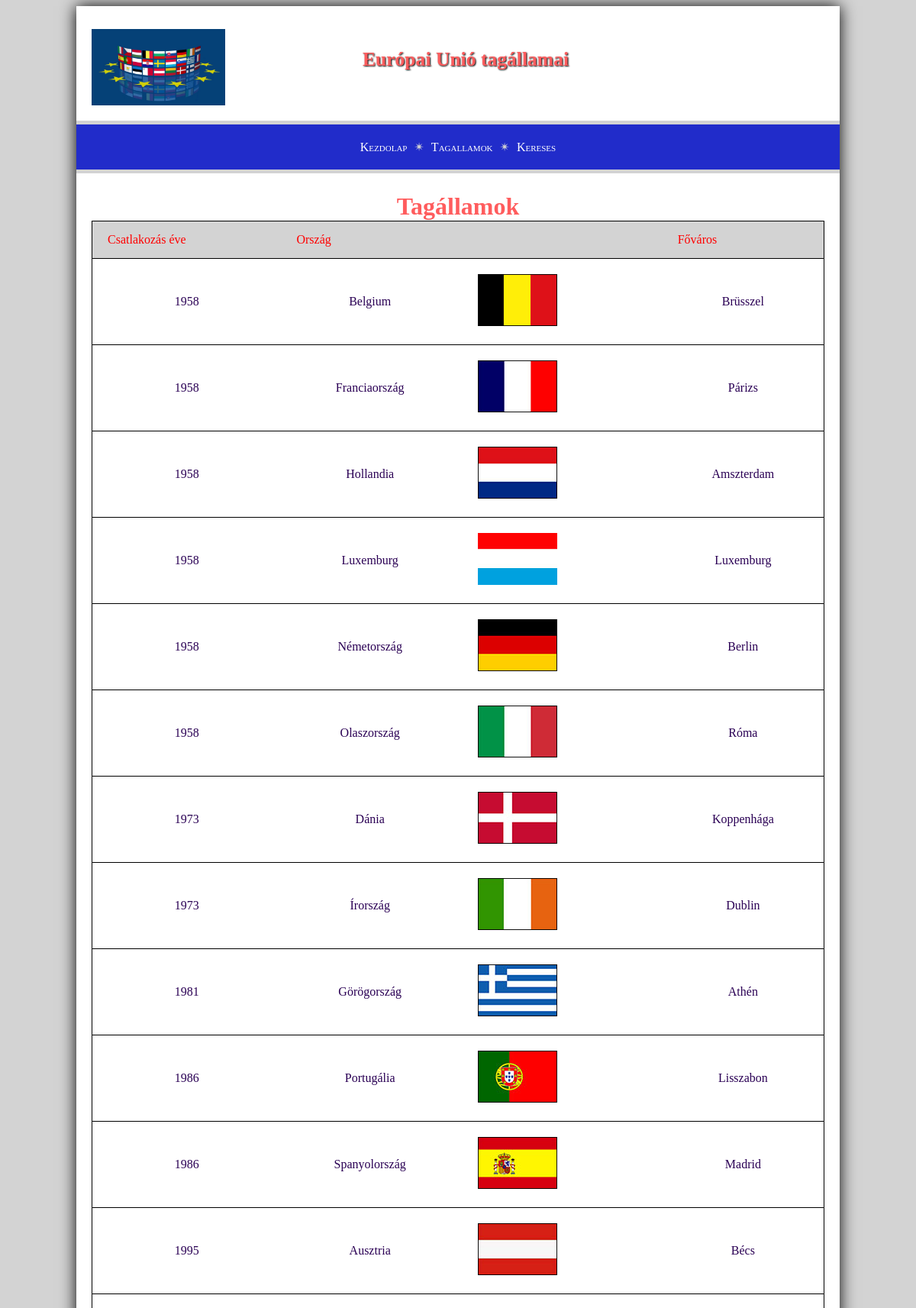
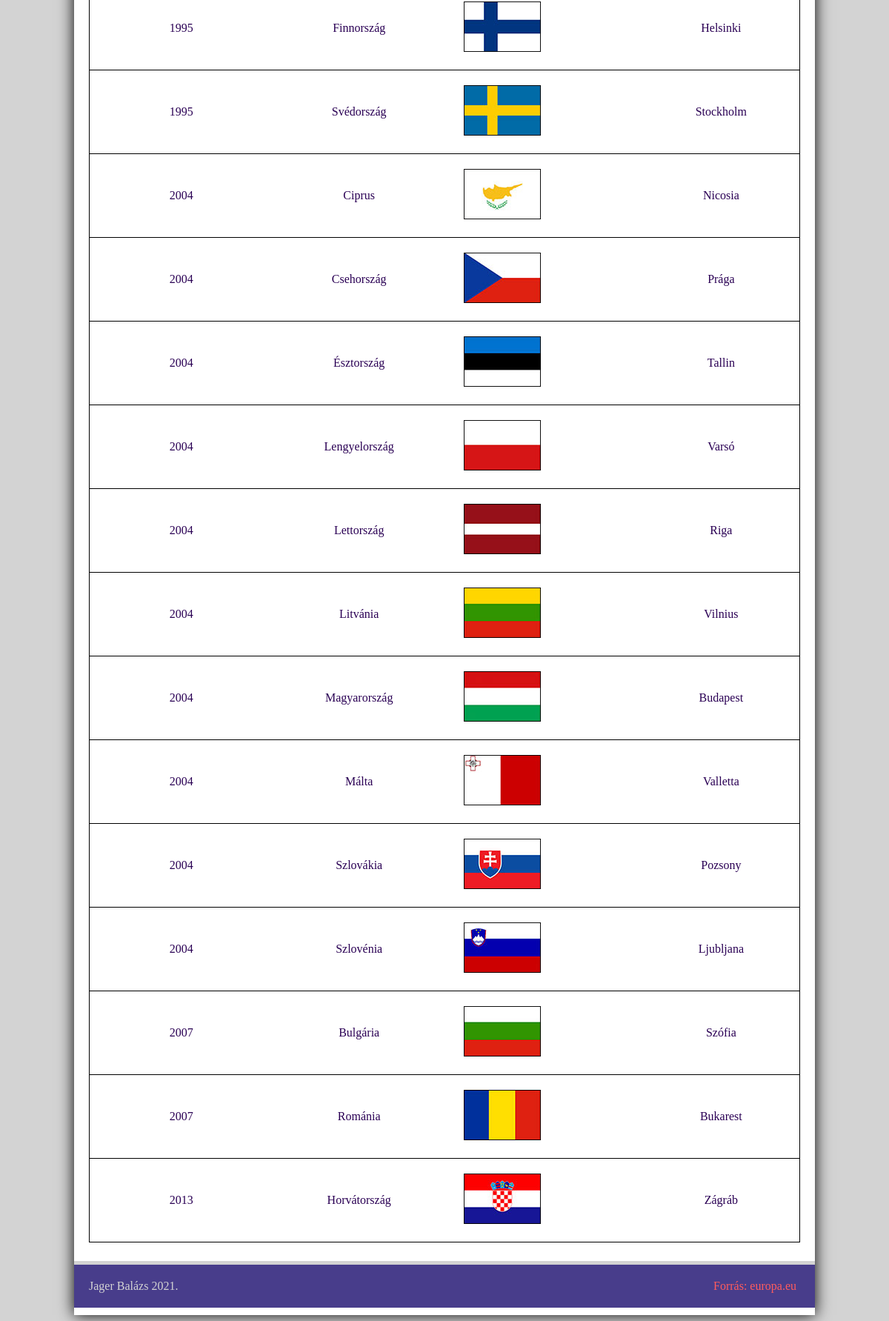
The page /lista.php on the database its author committed (2 pictures, top to bottom).
### tables this page shows
CREATE TABLE `eutagok` (
  `id` int(3) NOT NULL,
  `mikor` int(4) NOT NULL,
  `orszag` varchar(20) NOT NULL,
  `fovaros` varchar(20) NOT NULL,
  `nyelv` varchar(50) NOT NULL,
  `penz` varchar(20) NOT NULL,
  `rpenz` varchar(3) NOT NULL,
  `egyeb` text NOT NULL
);

### lista.php (the view, shortened to what this page needs)
<?php include("header.php"); ?>
<?php
if (isset($_GET["rendezes"])) {
    $query= "SELECT * FROM  eutagok ORDER BY($_GET[rendezes]) " ;
}else{
$query= "SELECT * FROM  eutagok ORDER BY('orszag') DESC";
}
$result = mysqli_query($conn, $query);
?>
<h1>Tagállamok</h1>
<div>
    <table>
        <tr class="tablehead">
            <th><a href="./lista.php?rendezes=mikor">Csatlakozás éve</a></th>
            <th><a href="./lista.php?rendezes=orszag">Ország</a></th>
            <th></th>
            <th><a href="./lista.php?rendezes=fovaros">Főváros</a></th>
        </tr>
        <?php
        while($row = mysqli_fetch_array($result)){
                echo"<tr>";
                echo"<td class='kozepSzoveg'> $row[mikor]</td>";
                echo"<td class='kozepSzoveg'> $row[orszag]</td>";
                echo"<td><a href='./orszag.php?id=$row[id]'> <img src='./forras/$row[id].jpg'></a></td>";
                echo"<td class='kozepSzoveg'> $row[fovaros]</td>";
                echo"</tr>";
        }
        ?>
    </table>
</div>
<?php include("footer.php"); ?>

### header.php (shortened to what this page needs)
<!DOCTYPE html>
<html lang="hu">
<head>
	<link rel="stylesheet" href="./forras/style.css">
	<link rel="stylesheet" href="https://cdnjs.cloudflare.com/ajax/libs/font-awesome/4.7.0/css/font-awesome.min.css">
</head>
<body id="pagetop">
<div class="full">
<header>
	<div>
	</div>
	<div>
		<h1>Európai Unió tagállamai</h1>
	</div>
</header>
<nav>
	<a href="./index.php">Kezdolap</a> ✴
    <a href="./lista.php">Tagallamok</a> ✴
	<a href="./keres.php" >Kereses</a>
</nav>
<main>

### footer.php (shortened to what this page needs)
</main>
<footer>
	<span class="labBal">Jager Balázs 2021. </span>
	<span class="labJobb" ><a href="https://europa.eu/" target="_blank" >Forrás: europa.eu</a> </span >
</footer>
</div>
</body>
</html>

### forras/style.css (style rules this page uses)
body { background-color: lightgray; font-family: Verdana; color: #2a0054; }
.full { box-shadow: 0px 0px 20px black; background-color: white; width: 90%; max-width: 1000px; margin: auto; padding: 10px 0px; }
header, nav, main, footer { padding: 20px; }
header { background-color: white ; background-image: url("./flags_eu.jpg"); background-position: left bottom; background-size: contain; background-repeat: no-repeat; color: white; padding: 10px 10px 10px 30px; margin: 20px 20px; text-align: right ; font-size: 80%; height: 80px; text-shadow: 1px 1px 2px black; }
nav { background-color: #212cca; text-align: center; margin-top:5px; margin-bottom: 5px; color: lightgray; font-variant: small-caps; border-color: lightgray; border-style: solid; border-left: none; border-right: none; border-top: solid 5px; border-bottom: solid 5px; }
main { background-color: white; }
footer { background-color: darkslateblue; color: lightgray; margin-top: 5px; text-align: center; border-color: lightgray; border-style: solid; border-left: none; border-right: none; border-top: solid 5px; border-bottom: none; }
h1 { margin: 0; text-align: center ; color:#ff5c5d; }
a { text-decoration: none; color: #ff5c5d; padding: 5px; }
nav a { text-decoration: none; color: white; padding: 5px; }
main a { color: red; }
table { width: 100%; border-collapse: collapse; border: 1px solid black; }
tr { border: 1px solid black; }
td { padding: 20px; }
th { padding: 15px; size: 8pt; font-weight: normal; text-align: left; }
.kozepSzoveg { text-align: center; }
.tablehead { background-color: lightgray; }
.labBal { float: left; }
.labJobb { float: right; }

### rows shown on the page
eutagok: mikor "1958", orszag "Belgium", shows a picture, fovaros "Brüsszel"
eutagok: mikor "1958", orszag "Franciaország", shows a picture, fovaros "Párizs"
eutagok: mikor "1958", orszag "Hollandia", shows a picture, fovaros "Amszterdam"
eutagok: mikor "1958", orszag "Luxemburg", shows a picture, fovaros "Luxemburg"
eutagok: mikor "1958", orszag "Németország", shows a picture, fovaros "Berlin"
eutagok: mikor "1958", orszag "Olaszország", shows a picture, fovaros "Róma"
eutagok: mikor "1973", orszag "Dánia", shows a picture, fovaros "Koppenhága"
eutagok: mikor "1973", orszag "Írország", shows a picture, fovaros "Dublin"
eutagok: mikor "1981", orszag "Görögország", shows a picture, fovaros "Athén"
eutagok: mikor "1986", orszag "Portugália", shows a picture, fovaros "Lisszabon"
eutagok: mikor "1986", orszag "Spanyolország", shows a picture, fovaros "Madrid"
eutagok: mikor "1995", orszag "Ausztria", shows a picture, fovaros "Bécs"
eutagok: mikor "1995", orszag "Finnország", shows a picture, fovaros "Helsinki"
eutagok: mikor "1995", orszag "Svédország", shows a picture, fovaros "Stockholm"
eutagok: mikor "2004", orszag "Ciprus", shows a picture, fovaros "Nicosia"
eutagok: mikor "2004", orszag "Csehország", shows a picture, fovaros "Prága"
eutagok: mikor "2004", orszag "Észtország", shows a picture, fovaros "Tallin"
eutagok: mikor "2004", orszag "Lengyelország", shows a picture, fovaros "Varsó"
eutagok: mikor "2004", orszag "Lettország", shows a picture, fovaros "Riga"
eutagok: mikor "2004", orszag "Litvánia", shows a picture, fovaros "Vilnius"
eutagok: mikor "2004", orszag "Magyarország", shows a picture, fovaros "Budapest"
eutagok: mikor "2004", orszag "Málta", shows a picture, fovaros "Valletta"
eutagok: mikor "2004", orszag "Szlovákia", shows a picture, fovaros "Pozsony"
eutagok: mikor "2004", orszag "Szlovénia", shows a picture, fovaros "Ljubljana"
eutagok: mikor "2007", orszag "Bulgária", shows a picture, fovaros "Szófia"
eutagok: mikor "2007", orszag "Románia", shows a picture, fovaros "Bukarest"
eutagok: mikor "2013", orszag "Horvátország", shows a picture, fovaros "Zágráb"
